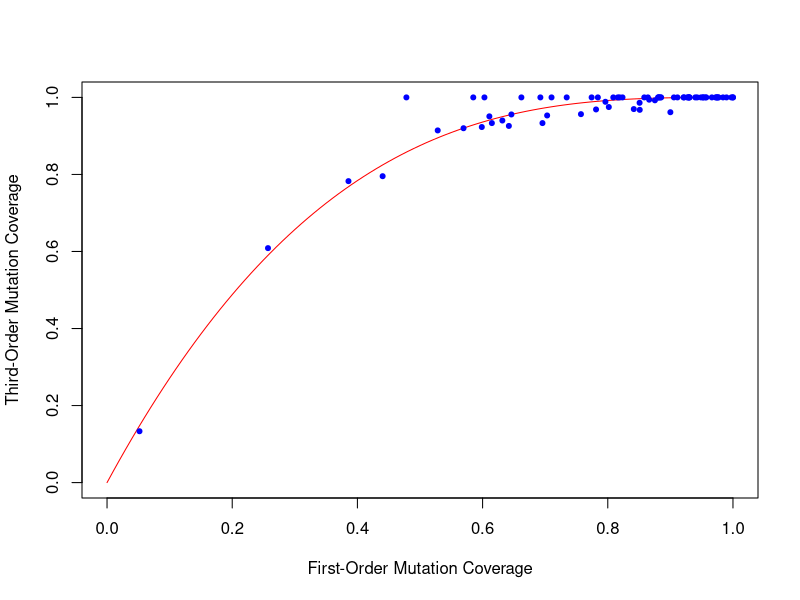

Generate this figure with R:
fo = read.csv("analyze/fo-60.csv", header=F)
fop=fo$V3/fo$V4
to = read.csv("analyze/to-20.csv", header=F)
top=to$V3/to$V4
pdf("chart2.pdf")
curve(1-(1-x)^3,0,1,col="red", xlab="First-Order Mutation Coverage", ylab="Third-Order Mutation Coverage")
points(fop,top,pch=20,col="blue")
dev.off()
